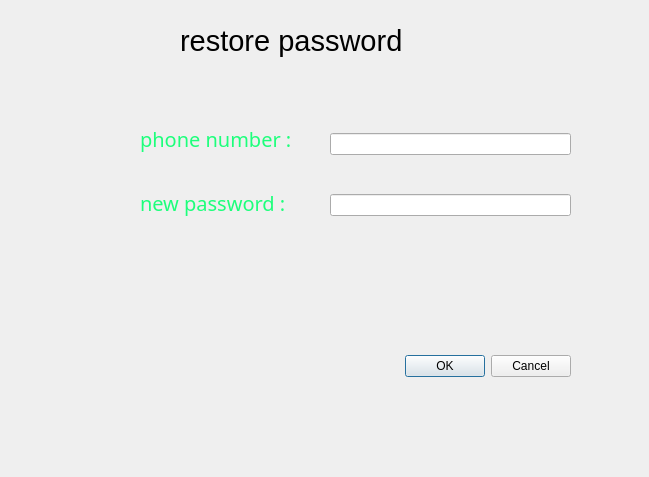
<?xml version="1.0" encoding="UTF-8"?>
<ui version="4.0">
 <class>restore_pass</class>
 <widget class="QDialog" name="restore_pass">
  <property name="geometry">
   <rect>
    <x>0</x>
    <y>0</y>
    <width>649</width>
    <height>477</height>
   </rect>
  </property>
  <property name="windowTitle">
   <string>Dialog</string>
  </property>
  <widget class="QDialogButtonBox" name="buttonBox">
   <property name="geometry">
    <rect>
     <x>230</x>
     <y>350</y>
     <width>341</width>
     <height>32</height>
    </rect>
   </property>
   <property name="orientation">
    <enum>Qt::Horizontal</enum>
   </property>
   <property name="standardButtons">
    <set>QDialogButtonBox::Cancel|QDialogButtonBox::Ok</set>
   </property>
  </widget>
  <widget class="QLabel" name="label_7">
   <property name="geometry">
    <rect>
     <x>-120</x>
     <y>-70</y>
     <width>951</width>
     <height>681</height>
    </rect>
   </property>
   <property name="text">
    <string/>
   </property>
   <property name="pixmap">
    <pixmap>../images/pvz2-ea-hero-pvz2-xl.jpg.adapt.crop191x100.1200w.jpg</pixmap>
   </property>
  </widget>
  <widget class="QWidget" name="layoutWidget">
   <property name="geometry">
    <rect>
     <x>140</x>
     <y>110</y>
     <width>179</width>
     <height>121</height>
    </rect>
   </property>
   <property name="font">
    <font>
     <family>Sitka Banner</family>
     <pointsize>15</pointsize>
    </font>
   </property>
   <layout class="QVBoxLayout" name="verticalLayout">
    <item>
     <widget class="QLabel" name="label_2">
      <property name="font">
       <font>
        <family>Sitka Banner</family>
        <pointsize>15</pointsize>
       </font>
      </property>
      <property name="styleSheet">
       <string notr="true">color: rgb(29, 255, 123);</string>
      </property>
      <property name="text">
       <string>phone number :</string>
      </property>
     </widget>
    </item>
    <item>
     <widget class="QLabel" name="label_5">
      <property name="font">
       <font>
        <family>Sitka Banner</family>
        <pointsize>15</pointsize>
       </font>
      </property>
      <property name="styleSheet">
       <string notr="true">color: rgb(29, 255, 123);</string>
      </property>
      <property name="text">
       <string>new password :</string>
      </property>
     </widget>
    </item>
   </layout>
  </widget>
  <widget class="QWidget" name="layoutWidget_2">
   <property name="geometry">
    <rect>
     <x>330</x>
     <y>100</y>
     <width>241</width>
     <height>151</height>
    </rect>
   </property>
   <layout class="QVBoxLayout" name="verticalLayout_2">
    <item>
     <widget class="QLineEdit" name="lineEdit_5"/>
    </item>
    <item>
     <widget class="QLineEdit" name="lineEdit_6"/>
    </item>
   </layout>
  </widget>
  <widget class="QLabel" name="label_8">
   <property name="geometry">
    <rect>
     <x>180</x>
     <y>-20</y>
     <width>291</width>
     <height>121</height>
    </rect>
   </property>
   <property name="font">
    <font>
     <pointsize>22</pointsize>
    </font>
   </property>
   <property name="styleSheet">
    <string notr="true">color:rgb(0, 0, 0);</string>
   </property>
   <property name="text">
    <string>restore password</string>
   </property>
  </widget>
  <zorder>label_7</zorder>
  <zorder>buttonBox</zorder>
  <zorder>layoutWidget</zorder>
  <zorder>layoutWidget_2</zorder>
  <zorder>label_8</zorder>
 </widget>
 <resources/>
 <connections>
  <connection>
   <sender>buttonBox</sender>
   <signal>accepted()</signal>
   <receiver>restore_pass</receiver>
   <slot>accept()</slot>
   <hints>
    <hint type="sourcelabel">
     <x>248</x>
     <y>254</y>
    </hint>
    <hint type="destinationlabel">
     <x>157</x>
     <y>274</y>
    </hint>
   </hints>
  </connection>
  <connection>
   <sender>buttonBox</sender>
   <signal>rejected()</signal>
   <receiver>restore_pass</receiver>
   <slot>reject()</slot>
   <hints>
    <hint type="sourcelabel">
     <x>316</x>
     <y>260</y>
    </hint>
    <hint type="destinationlabel">
     <x>286</x>
     <y>274</y>
    </hint>
   </hints>
  </connection>
 </connections>
</ui>
